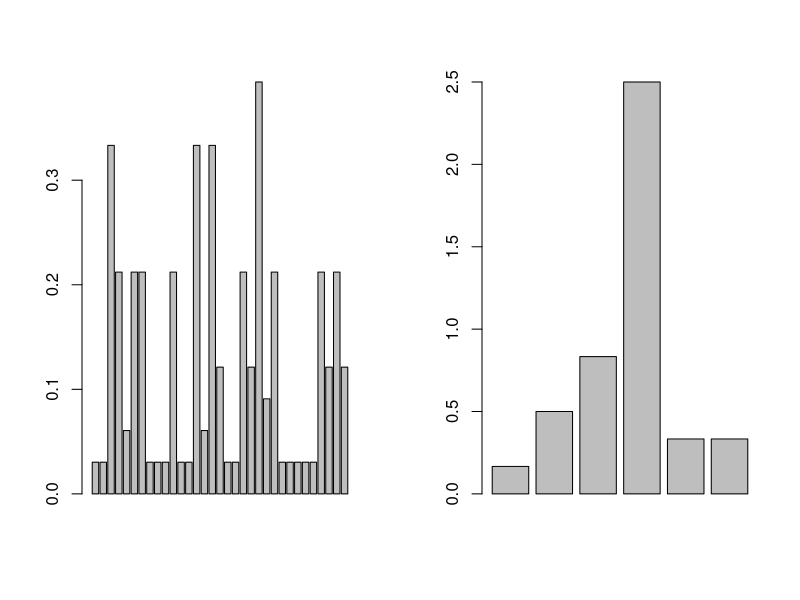

This chart was generated by the following R code:
# Desc: script looking at how to calculate and interprete coalescence data.
##HOUSEKEEPING####
rm(list = ls())


####read in data######
north <- read.csv("../data/killer_whale_North.csv", header = F)
south <- read.csv("../data/killer_whale_South.csv", header = F)

###Define known variables####
mu <- 1*10^-8

##Functions###

Find_SNPs <- function(d){ #finds columns with more than 1 unique value and retruns them. 
    #VARS: d = data
    loci <- NULL
    for(i in 1:ncol(d)){
        if(length(unique(d[,i])) > 1){ # find column with more than 1 unique value and record it
            loci <- c(loci, i) 
        }
        
    }
    return(loci)
}


only_loci <- function(data, SNPloci){
    lociDF <- matrix(NA, nrow = nrow(data), ncol = length(SNPloci))
    ticker <- 1
    for(i in SNPloci){
        lociDF[,ticker] <- data[,i]
        ticker <- ticker + 1
    }
    
    return(lociDF)
    
}

watterson <- function(data){
    SNPloci <- Find_SNPs(data)
    s <- length(SNPloci)#Find num of  SNPs
    n <- nrow(data)
    bot <- c()
    for(i in 1:(n-1)){
        bot <- c(bot, 1/i)
    }
    thetaW <- s/sum(bot)
    
    return(thetaW)
}


tajima <- function(data){
    
    SNPloci <- Find_SNPs(data)
    data <- only_loci(data, SNPloci)
    dij <- 0
    n <- nrow(data)
    for(i in 1:(nrow(data)-1)){
        for(s in (i+1):nrow(data)){
                dij <- dij + sum(data[i,] != data[s,])
        }
    }
    
    bot <- (n*(n-1))/2
    
    thetaT <- dij/bot
    return(thetaT)
}


sfs <- function(data){
    SNPloci <- Find_SNPs(data)
    sfs_array <- rep(NA, length(SNPloci))
    array_point <- 1
    for(i in 1:length(SNPloci)){
        tmp <- 0 # counter for number of 1s in a SNP locus
        dcol <- SNPloci[i]
        for(r in 1:nrow(data)){
            if(isTRUE(data[r, dcol] == 1)){
                tmp <- tmp + 1
            }
        } 
        sfs_array[array_point] <- tmp
        array_point <- array_point + 1
    }
    f <- c()
    for(i in sfs_array){
        f <- c(f, i/length(SNPloci))
    }
    
    return(f)
}


###Main####

wattNorth <- watterson(north)
wattSouth <- watterson(south)
tajNorth <- tajima(north)
tajSouth <- tajima(south)
thetaNorth <- 4*mu*(ncol(north))*(nrow(north))
sfsNorth <- sfs(north)
sfsSouth <- sfs(south)

#####plotting#####
par(mfrow = c(1,2))
barplot(sfsNorth)
barplot(sfsSouth)
#### Testing ####
SNPloci <- Find_SNPs(north)
data <- north
###planning####

# need:
    # differences pairwise
    # pi


    # S = num SNPs
    # 

